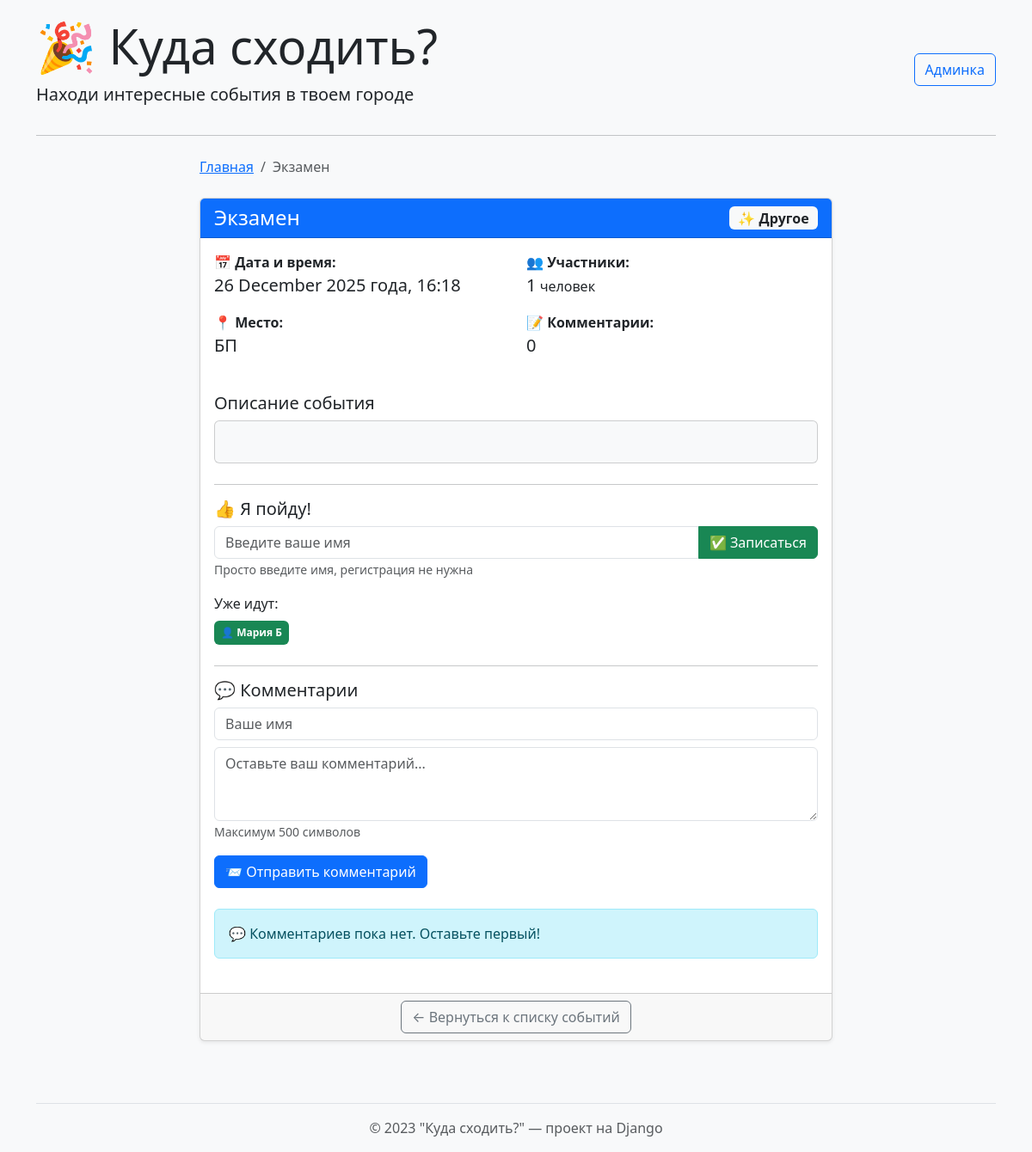
The page /event/1/ on the database its author committed.
### events/models.py (models this page shows, shortened)
class Event(models.Model):
    CATEGORY_CHOICES = [
        ('concert', '🎵 Концерт'),
        ('exhibition', '🖼️ Выставка'),
        ('meeting', '🤝 Встреча'),
        ('sport', '⚽ Спорт'),
        ('party', '🎉 Вечеринка'),
        ('other', '✨ Другое'),
    ]
    title = models.CharField('Название', max_length=200)
    date = models.DateTimeField('Дата и время')
    location = models.CharField('Место', max_length=200)
    description = models.TextField('Описание')
    category = models.CharField('Категория', max_length=50, choices=CATEGORY_CHOICES, default='other')
    created_at = models.DateTimeField('Создано', auto_now_add=True)
    class Meta:
        verbose_name = 'Событие'
        verbose_name_plural = 'События'

class Participation(models.Model):
    event = models.ForeignKey(Event, on_delete=models.CASCADE, verbose_name='Событие')
    user_name = models.CharField('Ваше имя', max_length=100)
    created_at = models.DateTimeField('Создано', auto_now_add=True)
    class Meta:
        verbose_name = 'Участие'
        verbose_name_plural = 'Участники'

### events/views.py (the view)
# urls.py: path('event/<int:event_id>/', views.event_detail, name='event_detail'),
def event_detail(request, event_id):
    event = get_object_or_404(Event, id=event_id)
    context = {
        'event': event,
        'participants': event.participation_set.all(),
        'comments': event.comment_set.all().order_by('-created_at'),
        'now': timezone.now(),
    }
    return render(request, 'events/detail.html', context)

### events/templates/events/detail.html (shortened to what this page needs)
{% extends 'events/base.html' %}
{% block content %}
<div class="row justify-content-center">
    <div class="col-md-8">
        <nav aria-label="breadcrumb" class="mb-4">
            <ol class="breadcrumb">
                <li class="breadcrumb-item"><a href="{% url 'index' %}">Главная</a></li>
                <li class="breadcrumb-item active">{{ event.title|truncatechars:30 }}</li>
            </ol>
        </nav>
        <div class="card shadow-sm mb-4">
            <div class="card-header bg-primary text-white">
                <div class="d-flex justify-content-between align-items-center">
                    <h4 class="mb-0">{{ event.title }}</h4>
                    <span class="badge bg-light text-dark fs-6">
                        {{ event.get_category_display }}
                    </span>
                </div>
            </div>
            <div class="card-body">
                <div class="row mb-4">
                    <div class="col-md-6">
                        <p class="mb-3">
                            <strong>📅 Дата и время:</strong><br>
                            <span class="fs-5">{{ event.date|date:"d E Y года, H:i" }}</span>
                        </p>
                        <p class="mb-3">
                            <strong>📍 Место:</strong><br>
                            <span class="fs-5">{{ event.location }}</span>
                        </p>
                    </div>
                    <div class="col-md-6">
                        <p class="mb-3">
                            <strong>👥 Участники:</strong><br>
                            <span class="fs-5">{{ participants.count }}</span> человек
                        </p>
                        <p class="mb-3">
                            <strong>📝 Комментарии:</strong><br>
                            <span class="fs-5">{{ comments.count }}</span>
                        </p>
                    </div>
                </div>
                <h5>Описание события</h5>
                <div class="card bg-light mb-4">
                    <div class="card-body">
                    </div>
                </div>
                <hr>
                <div class="mb-4">
                    <h5>👍 Я пойду!</h5>
                    <form method="post" action="{% url 'participate' event.id %}" class="mb-3">
                        <div class="input-group">
                            <input type="text" class="form-control" name="user_name"
                                   placeholder="Введите ваше имя" required
                                   maxlength="100">
                            <button class="btn btn-success" type="submit">
                                ✅ Записаться
                            </button>
                        </div>
                        <small class="text-muted">Просто введите имя, регистрация не нужна</small>
                    </form>
                    {% if participants %}
                        <div class="mt-3">
                            <p class="mb-2">Уже идут:</p>
                            <div class="d-flex flex-wrap gap-2">
                                {% for participant in participants %}
                                <span class="badge bg-success p-2">
                                    👤 {{ participant.user_name }}
                                </span>
                                {% endfor %}
                            </div>
                        </div>
                    {% else %}
<div class="alert alert-info mt-3">
                            🎯 Пока никто не записался. Будь первым!
                        </div>
                    {% endif %}
                </div>
                <hr>
                <div class="mb-4">
                    <h5>💬 Комментарии</h5>
                    <form method="post" action="{% url 'add_comment' event.id %}" class="mb-4">
                        <div class="mb-3">
                            <input type="text" class="form-control mb-2" name="author_name"
                                   placeholder="Ваше имя" required maxlength="100">
                            <textarea class="form-control" name="text" rows="3"
                                      placeholder="Оставьте ваш комментарий..."
                                      required maxlength="500"></textarea>
                            <small class="text-muted">Максимум 500 символов</small>
                        </div>
                        <button type="submit" class="btn btn-primary">
                            📨 Отправить комментарий
                        </button>
                    </form>
                    {% if comments %}
                        <div class="mt-4">
                            {% for comment in comments %}
                            <div class="card mb-3">
                                <div class="card-body">
                                    <div class="d-flex justify-content-between align-items-start mb-2">
                                        <strong class="fs-6">👤 {{ comment.author_name }}</strong>
                                        <small class="text-muted">{{ comment.created_at|date:"d.m.Y H:i" }}</small>
                                    </div>
                                    <p class="mb-0">{{ comment.text|linebreaks }}</p>
                                </div>
                            </div>
                            {% endfor %}
                        </div>
                    {% else %}
                        <div class="alert alert-info">
                            💬 Комментариев пока нет. Оставьте первый!
                        </div>
                    {% endif %}
                </div>
            </div>
            <div class="card-footer text-center">
                <a href="{% url 'index' %}" class="btn btn-outline-secondary">
                    ← Вернуться к списку событий
                </a>
            </div>
        </div>
    </div>
</div>
{% endblock %}

### events/templates/events/base.html (style rules this page uses)
body { background-color: #f8f9fa; padding-top: 20px; }

### rows shown on the page
Event: title "Экзамен", category "✨ Другое", date "26 December 2025 года, 16:18", location "БП", count "1"
Participation: user_name "Мария Б"

### other values the page prints
{{ comments.count }} "0"
